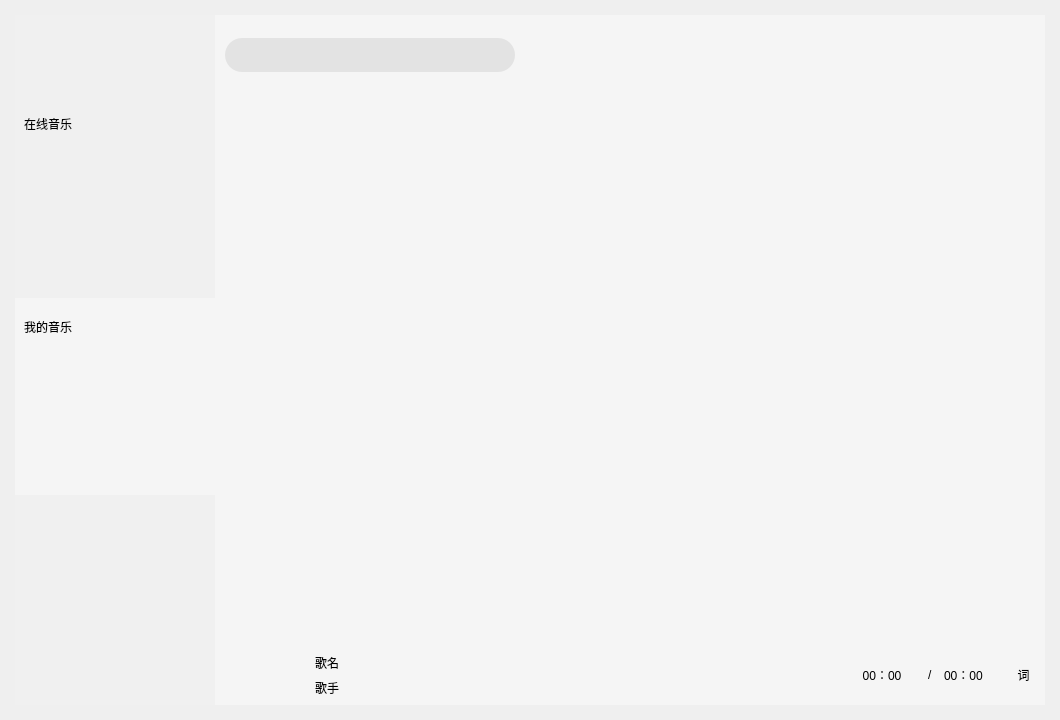
<?xml version="1.0" encoding="UTF-8"?>
<ui version="4.0">
 <class>KuGouMusic</class>
 <widget class="QWidget" name="KuGouMusic">
  <property name="geometry">
   <rect>
    <x>0</x>
    <y>0</y>
    <width>1060</width>
    <height>720</height>
   </rect>
  </property>
  <property name="minimumSize">
   <size>
    <width>1060</width>
    <height>720</height>
   </size>
  </property>
  <property name="maximumSize">
   <size>
    <width>1040</width>
    <height>700</height>
   </size>
  </property>
  <property name="windowTitle">
   <string>KuGouMusic</string>
  </property>
  <layout class="QHBoxLayout" name="horizontalLayout_7">
   <property name="spacing">
    <number>0</number>
   </property>
   <property name="leftMargin">
    <number>3</number>
   </property>
   <property name="topMargin">
    <number>3</number>
   </property>
   <property name="rightMargin">
    <number>3</number>
   </property>
   <property name="bottomMargin">
    <number>3</number>
   </property>
   <item>
    <widget class="QFrame" name="background">
     <property name="minimumSize">
      <size>
       <width>1050</width>
       <height>710</height>
      </size>
     </property>
     <property name="maximumSize">
      <size>
       <width>1050</width>
       <height>710</height>
      </size>
     </property>
     <property name="styleSheet">
      <string notr="true"/>
     </property>
     <layout class="QVBoxLayout" name="verticalLayout_2">
      <property name="spacing">
       <number>0</number>
      </property>
      <property name="leftMargin">
       <number>10</number>
      </property>
      <property name="topMargin">
       <number>10</number>
      </property>
      <property name="rightMargin">
       <number>10</number>
      </property>
      <property name="bottomMargin">
       <number>10</number>
      </property>
      <item>
       <widget class="QWidget" name="head" native="true">
        <property name="minimumSize">
         <size>
          <width>0</width>
          <height>80</height>
         </size>
        </property>
        <property name="maximumSize">
         <size>
          <width>16777215</width>
          <height>80</height>
         </size>
        </property>
        <property name="styleSheet">
         <string notr="true"/>
        </property>
        <layout class="QHBoxLayout" name="horizontalLayout">
         <property name="spacing">
          <number>0</number>
         </property>
         <property name="leftMargin">
          <number>0</number>
         </property>
         <property name="topMargin">
          <number>0</number>
         </property>
         <property name="rightMargin">
          <number>0</number>
         </property>
         <property name="bottomMargin">
          <number>0</number>
         </property>
         <item>
          <widget class="QWidget" name="HeadLeft" native="true">
           <property name="minimumSize">
            <size>
             <width>200</width>
             <height>0</height>
            </size>
           </property>
           <property name="maximumSize">
            <size>
             <width>200</width>
             <height>16777215</height>
            </size>
           </property>
           <property name="styleSheet">
            <string notr="true">#HeadLeft
{
	background-color: #F0F0F0;
}</string>
           </property>
           <layout class="QHBoxLayout" name="horizontalLayout_3">
            <property name="spacing">
             <number>0</number>
            </property>
            <property name="leftMargin">
             <number>0</number>
            </property>
            <property name="topMargin">
             <number>0</number>
            </property>
            <property name="rightMargin">
             <number>0</number>
            </property>
            <property name="bottomMargin">
             <number>0</number>
            </property>
            <item>
             <widget class="QLabel" name="logo">
              <property name="styleSheet">
               <string notr="true">#logo
{
	border-radius: 0px;

	background-image: url(:/Image/KuGou.png);
	background-repeat: no-repeat;
	border: none;
	background-position: center center;
}</string>
              </property>
              <property name="text">
               <string/>
              </property>
             </widget>
            </item>
           </layout>
          </widget>
         </item>
         <item>
          <widget class="QWidget" name="HeadRight" native="true">
           <property name="styleSheet">
            <string notr="true">#HeadRight
{
	background-color: #F5F5F5;
}</string>
           </property>
           <layout class="QHBoxLayout" name="horizontalLayout_2">
            <property name="spacing">
             <number>0</number>
            </property>
            <property name="leftMargin">
             <number>0</number>
            </property>
            <property name="topMargin">
             <number>0</number>
            </property>
            <property name="rightMargin">
             <number>0</number>
            </property>
            <property name="bottomMargin">
             <number>0</number>
            </property>
            <item>
             <widget class="QWidget" name="SearchBox" native="true">
              <property name="minimumSize">
               <size>
                <width>300</width>
                <height>0</height>
               </size>
              </property>
              <property name="maximumSize">
               <size>
                <width>300</width>
                <height>16777215</height>
               </size>
              </property>
              <property name="styleSheet">
               <string notr="true"/>
              </property>
              <layout class="QHBoxLayout" name="horizontalLayout_4">
               <property name="spacing">
                <number>0</number>
               </property>
               <property name="leftMargin">
                <number>10</number>
               </property>
               <property name="topMargin">
                <number>0</number>
               </property>
               <property name="rightMargin">
                <number>0</number>
               </property>
               <property name="bottomMargin">
                <number>0</number>
               </property>
               <item>
                <widget class="QLineEdit" name="lineEdit">
                 <property name="minimumSize">
                  <size>
                   <width>0</width>
                   <height>34</height>
                  </size>
                 </property>
                 <property name="styleSheet">
                  <string notr="true">#lineEdit
{
	background-color: #E3E3E3;
	border: none;
	border-radius: 17px;
	padding-left: 17px;
}</string>
                 </property>
                </widget>
               </item>
              </layout>
             </widget>
            </item>
            <item>
             <widget class="QWidget" name="SettingBox" native="true">
              <property name="styleSheet">
               <string notr="true">QPushButton
{
	border-radius: 0px;
	background-repeat: no-repeat;
	border: none;
	background-position: center center;
}
QPushButton:hover
{
	background-color: rgba(230, 0, 0, 5);
}</string>
              </property>
              <layout class="QHBoxLayout" name="horizontalLayout_5">
               <item>
                <spacer name="horizontalSpacer">
                 <property name="orientation">
                  <enum>Qt::Horizontal</enum>
                 </property>
                 <property name="sizeHint" stdset="0">
                  <size>
                   <width>417</width>
                   <height>20</height>
                  </size>
                 </property>
                </spacer>
               </item>
               <item>
                <widget class="QPushButton" name="skin">
                 <property name="minimumSize">
                  <size>
                   <width>30</width>
                   <height>30</height>
                  </size>
                 </property>
                 <property name="maximumSize">
                  <size>
                   <width>30</width>
                   <height>30</height>
                  </size>
                 </property>
                 <property name="styleSheet">
                  <string notr="true">background-image: url(:/Image/skin.png);</string>
                 </property>
                 <property name="text">
                  <string/>
                 </property>
                </widget>
               </item>
               <item>
                <widget class="QPushButton" name="min">
                 <property name="minimumSize">
                  <size>
                   <width>30</width>
                   <height>30</height>
                  </size>
                 </property>
                 <property name="maximumSize">
                  <size>
                   <width>30</width>
                   <height>30</height>
                  </size>
                 </property>
                 <property name="styleSheet">
                  <string notr="true">background-image: url(:/Image/min.png);</string>
                 </property>
                 <property name="text">
                  <string/>
                 </property>
                </widget>
               </item>
               <item>
                <widget class="QPushButton" name="max">
                 <property name="minimumSize">
                  <size>
                   <width>30</width>
                   <height>30</height>
                  </size>
                 </property>
                 <property name="maximumSize">
                  <size>
                   <width>30</width>
                   <height>30</height>
                  </size>
                 </property>
                 <property name="styleSheet">
                  <string notr="true">background-image: url(:/Image/max.png);</string>
                 </property>
                 <property name="text">
                  <string/>
                 </property>
                </widget>
               </item>
               <item>
                <widget class="QPushButton" name="quit">
                 <property name="minimumSize">
                  <size>
                   <width>30</width>
                   <height>30</height>
                  </size>
                 </property>
                 <property name="maximumSize">
                  <size>
                   <width>30</width>
                   <height>30</height>
                  </size>
                 </property>
                 <property name="styleSheet">
                  <string notr="true">background-image: url(:/Image/quit.png);</string>
                 </property>
                 <property name="text">
                  <string/>
                 </property>
                </widget>
               </item>
              </layout>
             </widget>
            </item>
           </layout>
          </widget>
         </item>
        </layout>
       </widget>
      </item>
      <item>
       <widget class="QWidget" name="body" native="true">
        <property name="styleSheet">
         <string notr="true"/>
        </property>
        <layout class="QHBoxLayout" name="horizontalLayout_6">
         <property name="spacing">
          <number>0</number>
         </property>
         <property name="leftMargin">
          <number>0</number>
         </property>
         <property name="topMargin">
          <number>0</number>
         </property>
         <property name="rightMargin">
          <number>0</number>
         </property>
         <property name="bottomMargin">
          <number>0</number>
         </property>
         <item>
          <widget class="QWidget" name="BodyLeft" native="true">
           <property name="maximumSize">
            <size>
             <width>200</width>
             <height>16777215</height>
            </size>
           </property>
           <property name="styleSheet">
            <string notr="true">#BodyLeft
{
	background-color:#F0F0F0;
}</string>
           </property>
           <layout class="QVBoxLayout" name="verticalLayout_3">
            <property name="spacing">
             <number>0</number>
            </property>
            <property name="leftMargin">
             <number>0</number>
            </property>
            <property name="topMargin">
             <number>0</number>
            </property>
            <property name="rightMargin">
             <number>0</number>
            </property>
            <property name="bottomMargin">
             <number>0</number>
            </property>
            <item>
             <widget class="QWidget" name="leftBox" native="true">
              <property name="minimumSize">
               <size>
                <width>200</width>
                <height>400</height>
               </size>
              </property>
              <property name="maximumSize">
               <size>
                <width>200</width>
                <height>400</height>
               </size>
              </property>
              <property name="styleSheet">
               <string notr="true"/>
              </property>
              <layout class="QVBoxLayout" name="verticalLayout_4">
               <property name="leftMargin">
                <number>0</number>
               </property>
               <property name="topMargin">
                <number>0</number>
               </property>
               <property name="rightMargin">
                <number>0</number>
               </property>
               <property name="bottomMargin">
                <number>0</number>
               </property>
               <item>
                <widget class="QWidget" name="OnlineMusic" native="true">
                 <property name="styleSheet">
                  <string notr="true">background-color:#f0f0f0</string>
                 </property>
                 <layout class="QVBoxLayout" name="verticalLayout_6">
                  <item>
                   <widget class="QLabel" name="OnlineMusicText">
                    <property name="text">
                     <string>在线音乐</string>
                    </property>
                   </widget>
                  </item>
                  <item>
                   <widget class="btForm" name="rec" native="true">
                    <property name="styleSheet">
                     <string notr="true"/>
                    </property>
                   </widget>
                  </item>
                  <item>
                   <widget class="btForm" name="music" native="true"/>
                  </item>
                  <item>
                   <widget class="btForm" name="radio" native="true"/>
                  </item>
                 </layout>
                </widget>
               </item>
               <item>
                <widget class="QWidget" name="MyMusic" native="true">
                 <property name="styleSheet">
                  <string notr="true">background-color:#f5f5f5</string>
                 </property>
                 <layout class="QVBoxLayout" name="verticalLayout_5">
                  <item>
                   <widget class="QLabel" name="MyMusicText">
                    <property name="text">
                     <string>我的音乐</string>
                    </property>
                   </widget>
                  </item>
                  <item>
                   <widget class="btForm" name="like" native="true">
                    <property name="styleSheet">
                     <string notr="true"/>
                    </property>
                   </widget>
                  </item>
                  <item>
                   <widget class="btForm" name="local" native="true"/>
                  </item>
                  <item>
                   <widget class="btForm" name="recent" native="true"/>
                  </item>
                 </layout>
                </widget>
               </item>
              </layout>
             </widget>
            </item>
            <item>
             <spacer name="verticalSpacer">
              <property name="orientation">
               <enum>Qt::Vertical</enum>
              </property>
              <property name="sizeHint" stdset="0">
               <size>
                <width>20</width>
                <height>217</height>
               </size>
              </property>
             </spacer>
            </item>
           </layout>
          </widget>
         </item>
         <item>
          <widget class="QWidget" name="BodyRight" native="true">
           <property name="minimumSize">
            <size>
             <width>840</width>
             <height>0</height>
            </size>
           </property>
           <property name="maximumSize">
            <size>
             <width>840</width>
             <height>16777215</height>
            </size>
           </property>
           <property name="styleSheet">
            <string notr="true">#BodyRight
{
	background-color:#F5F5F5;
}</string>
           </property>
           <layout class="QVBoxLayout" name="verticalLayout_7">
            <property name="spacing">
             <number>0</number>
            </property>
            <property name="leftMargin">
             <number>0</number>
            </property>
            <property name="topMargin">
             <number>0</number>
            </property>
            <property name="rightMargin">
             <number>0</number>
            </property>
            <property name="bottomMargin">
             <number>0</number>
            </property>
            <item>
             <widget class="QStackedWidget" name="stackedWidget">
              <property name="currentIndex">
               <number>5</number>
              </property>
              <widget class="QWidget" name="recPage">
               <widget class="QScrollArea" name="scrollArea">
                <property name="geometry">
                 <rect>
                  <x>0</x>
                  <y>0</y>
                  <width>830</width>
                  <height>500</height>
                 </rect>
                </property>
                <property name="styleSheet">
                 <string notr="true">border: none;</string>
                </property>
                <property name="widgetResizable">
                 <bool>true</bool>
                </property>
                <widget class="QWidget" name="scrollAreaWidgetContents">
                 <property name="geometry">
                  <rect>
                   <x>0</x>
                   <y>0</y>
                   <width>830</width>
                   <height>500</height>
                  </rect>
                 </property>
                 <layout class="QVBoxLayout" name="verticalLayout">
                  <item>
                   <widget class="QLabel" name="recText">
                    <property name="minimumSize">
                     <size>
                      <width>0</width>
                      <height>50</height>
                     </size>
                    </property>
                    <property name="maximumSize">
                     <size>
                      <width>16777215</width>
                      <height>50</height>
                     </size>
                    </property>
                    <property name="font">
                     <font>
                      <family>Arial</family>
                      <pointsize>24</pointsize>
                     </font>
                    </property>
                    <property name="text">
                     <string>推荐</string>
                    </property>
                   </widget>
                  </item>
                  <item>
                   <widget class="QLabel" name="recMusicText">
                    <property name="minimumSize">
                     <size>
                      <width>0</width>
                      <height>20</height>
                     </size>
                    </property>
                    <property name="maximumSize">
                     <size>
                      <width>16777215</width>
                      <height>20</height>
                     </size>
                    </property>
                    <property name="font">
                     <font>
                      <family>Arial</family>
                      <pointsize>14</pointsize>
                     </font>
                    </property>
                    <property name="text">
                     <string>HI! XXX, 今日为您推荐</string>
                    </property>
                   </widget>
                  </item>
                  <item>
                   <widget class="RecBox" name="recMusicBox" native="true"/>
                  </item>
                  <item>
                   <widget class="QLabel" name="supplyMusicText">
                    <property name="minimumSize">
                     <size>
                      <width>0</width>
                      <height>20</height>
                     </size>
                    </property>
                    <property name="maximumSize">
                     <size>
                      <width>16777215</width>
                      <height>20</height>
                     </size>
                    </property>
                    <property name="font">
                     <font>
                      <family>Arial</family>
                      <pointsize>14</pointsize>
                     </font>
                    </property>
                    <property name="text">
                     <string>TextLabel</string>
                    </property>
                   </widget>
                  </item>
                  <item>
                   <widget class="RecBox" name="supplyMusicBox" native="true"/>
                  </item>
                 </layout>
                </widget>
               </widget>
              </widget>
              <widget class="QWidget" name="musicPage">
               <widget class="QLabel" name="label_2">
                <property name="geometry">
                 <rect>
                  <x>380</x>
                  <y>210</y>
                  <width>72</width>
                  <height>15</height>
                 </rect>
                </property>
                <property name="text">
                 <string>label2</string>
                </property>
               </widget>
              </widget>
              <widget class="QWidget" name="radioPage"/>
              <widget class="CommonPage" name="likePage"/>
              <widget class="DownPage" name="localPage"/>
              <widget class="RecentPage" name="recentPage"/>
             </widget>
            </item>
            <item>
             <widget class="MusicSlider" name="ProcessBar" native="true">
              <property name="minimumSize">
               <size>
                <width>0</width>
                <height>20</height>
               </size>
              </property>
              <property name="maximumSize">
               <size>
                <width>16777215</width>
                <height>20</height>
               </size>
              </property>
              <property name="styleSheet">
               <string notr="true"/>
              </property>
             </widget>
            </item>
            <item>
             <widget class="QWidget" name="ControlBox" native="true">
              <property name="minimumSize">
               <size>
                <width>0</width>
                <height>60</height>
               </size>
              </property>
              <property name="maximumSize">
               <size>
                <width>16777215</width>
                <height>60</height>
               </size>
              </property>
              <layout class="QHBoxLayout" name="horizontalLayout_10">
               <property name="spacing">
                <number>0</number>
               </property>
               <property name="leftMargin">
                <number>0</number>
               </property>
               <property name="topMargin">
                <number>0</number>
               </property>
               <property name="rightMargin">
                <number>0</number>
               </property>
               <property name="bottomMargin">
                <number>0</number>
               </property>
               <item>
                <widget class="QWidget" name="play1" native="true">
                 <property name="styleSheet">
                  <string notr="true"/>
                 </property>
                 <widget class="QLabel" name="MusicImage">
                  <property name="geometry">
                   <rect>
                    <x>30</x>
                    <y>5</y>
                    <width>50</width>
                    <height>50</height>
                   </rect>
                  </property>
                  <property name="minimumSize">
                   <size>
                    <width>50</width>
                    <height>50</height>
                   </size>
                  </property>
                  <property name="maximumSize">
                   <size>
                    <width>50</width>
                    <height>50</height>
                   </size>
                  </property>
                  <property name="text">
                   <string/>
                  </property>
                 </widget>
                 <widget class="QLabel" name="MusicSinger">
                  <property name="geometry">
                   <rect>
                    <x>100</x>
                    <y>30</y>
                    <width>155</width>
                    <height>25</height>
                   </rect>
                  </property>
                  <property name="text">
                   <string>歌手</string>
                  </property>
                 </widget>
                 <widget class="QLabel" name="MusicName">
                  <property name="geometry">
                   <rect>
                    <x>100</x>
                    <y>5</y>
                    <width>155</width>
                    <height>25</height>
                   </rect>
                  </property>
                  <property name="text">
                   <string>歌名</string>
                  </property>
                 </widget>
                </widget>
               </item>
               <item>
                <widget class="QWidget" name="play2" native="true">
                 <property name="styleSheet">
                  <string notr="true">QPushButton
{
	border: none;
	background-repeat: no-repeat;
	background-position: center center;
}
QPushButton:hover
{
	background-color: rgba(220, 220, 220, 0.5);
}</string>
                 </property>
                 <layout class="QHBoxLayout" name="horizontalLayout_8">
                  <property name="spacing">
                   <number>0</number>
                  </property>
                  <property name="leftMargin">
                   <number>0</number>
                  </property>
                  <property name="topMargin">
                   <number>0</number>
                  </property>
                  <property name="bottomMargin">
                   <number>0</number>
                  </property>
                  <item>
                   <widget class="QPushButton" name="playMode">
                    <property name="minimumSize">
                     <size>
                      <width>30</width>
                      <height>30</height>
                     </size>
                    </property>
                    <property name="maximumSize">
                     <size>
                      <width>30</width>
                      <height>30</height>
                     </size>
                    </property>
                    <property name="styleSheet">
                     <string notr="true"/>
                    </property>
                    <property name="text">
                     <string/>
                    </property>
                   </widget>
                  </item>
                  <item>
                   <widget class="QPushButton" name="playPrev">
                    <property name="minimumSize">
                     <size>
                      <width>30</width>
                      <height>30</height>
                     </size>
                    </property>
                    <property name="maximumSize">
                     <size>
                      <width>30</width>
                      <height>30</height>
                     </size>
                    </property>
                    <property name="styleSheet">
                     <string notr="true">#playPrev
{
 background-image: url(:/Image/before.png);
}</string>
                    </property>
                    <property name="text">
                     <string/>
                    </property>
                   </widget>
                  </item>
                  <item>
                   <widget class="QPushButton" name="play">
                    <property name="minimumSize">
                     <size>
                      <width>30</width>
                      <height>30</height>
                     </size>
                    </property>
                    <property name="maximumSize">
                     <size>
                      <width>30</width>
                      <height>30</height>
                     </size>
                    </property>
                    <property name="styleSheet">
                     <string notr="true"/>
                    </property>
                    <property name="text">
                     <string/>
                    </property>
                   </widget>
                  </item>
                  <item>
                   <widget class="QPushButton" name="playDown">
                    <property name="minimumSize">
                     <size>
                      <width>30</width>
                      <height>30</height>
                     </size>
                    </property>
                    <property name="maximumSize">
                     <size>
                      <width>30</width>
                      <height>30</height>
                     </size>
                    </property>
                    <property name="styleSheet">
                     <string notr="true">#playDown
{
 background-image: url(:/Image/next.png);
}</string>
                    </property>
                    <property name="text">
                     <string/>
                    </property>
                   </widget>
                  </item>
                  <item>
                   <widget class="QPushButton" name="volume">
                    <property name="minimumSize">
                     <size>
                      <width>30</width>
                      <height>30</height>
                     </size>
                    </property>
                    <property name="maximumSize">
                     <size>
                      <width>30</width>
                      <height>30</height>
                     </size>
                    </property>
                    <property name="styleSheet">
                     <string notr="true">#volume
{
 background-image: url(:/Image/voice.png);
}</string>
                    </property>
                    <property name="text">
                     <string/>
                    </property>
                   </widget>
                  </item>
                  <item>
                   <widget class="QPushButton" name="addLocal">
                    <property name="minimumSize">
                     <size>
                      <width>30</width>
                      <height>30</height>
                     </size>
                    </property>
                    <property name="maximumSize">
                     <size>
                      <width>30</width>
                      <height>30</height>
                     </size>
                    </property>
                    <property name="styleSheet">
                     <string notr="true">#addLocal
{
 background-image: url(:/Image/add.png);
}</string>
                    </property>
                    <property name="text">
                     <string/>
                    </property>
                   </widget>
                  </item>
                 </layout>
                </widget>
               </item>
               <item>
                <widget class="QWidget" name="play3" native="true">
                 <property name="styleSheet">
                  <string notr="true"/>
                 </property>
                 <layout class="QHBoxLayout" name="horizontalLayout_9">
                  <item>
                   <widget class="QLabel" name="labelNull">
                    <property name="text">
                     <string/>
                    </property>
                   </widget>
                  </item>
                  <item>
                   <widget class="QLabel" name="currentTime">
                    <property name="text">
                     <string>  00：00</string>
                    </property>
                   </widget>
                  </item>
                  <item>
                   <widget class="QLabel" name="line">
                    <property name="maximumSize">
                     <size>
                      <width>10</width>
                      <height>16777215</height>
                     </size>
                    </property>
                    <property name="text">
                     <string>/</string>
                    </property>
                   </widget>
                  </item>
                  <item>
                   <widget class="QLabel" name="totalTime">
                    <property name="text">
                     <string>00：00</string>
                    </property>
                   </widget>
                  </item>
                  <item>
                   <widget class="QPushButton" name="lrcWord">
                    <property name="minimumSize">
                     <size>
                      <width>30</width>
                      <height>30</height>
                     </size>
                    </property>
                    <property name="maximumSize">
                     <size>
                      <width>30</width>
                      <height>30</height>
                     </size>
                    </property>
                    <property name="styleSheet">
                     <string notr="true">#lrcWord
{
	border: none;
	background-repeat: no-repeat;
	background-position: center center;
	padding-right : 15px;
}
QPushButton:hover
{
	background-color: rgba(220,220,220,0.5);
}</string>
                    </property>
                    <property name="text">
                     <string>词</string>
                    </property>
                   </widget>
                  </item>
                 </layout>
                </widget>
               </item>
              </layout>
             </widget>
            </item>
           </layout>
          </widget>
         </item>
        </layout>
       </widget>
      </item>
     </layout>
    </widget>
   </item>
  </layout>
 </widget>
 <customwidgets>
  <customwidget>
   <class>btForm</class>
   <extends>QWidget</extends>
   <header location="global">btform.h</header>
   <container>1</container>
  </customwidget>
  <customwidget>
   <class>RecBox</class>
   <extends>QWidget</extends>
   <header location="global">recbox.h</header>
   <container>1</container>
  </customwidget>
  <customwidget>
   <class>CommonPage</class>
   <extends>QWidget</extends>
   <header>commonpage.h</header>
   <container>1</container>
  </customwidget>
  <customwidget>
   <class>MusicSlider</class>
   <extends>QWidget</extends>
   <header location="global">musicslider.h</header>
   <container>1</container>
  </customwidget>
  <customwidget>
   <class>DownPage</class>
   <extends>QWidget</extends>
   <header>downpage.h</header>
   <container>1</container>
  </customwidget>
  <customwidget>
   <class>RecentPage</class>
   <extends>QWidget</extends>
   <header location="global">recentpage.h</header>
   <container>1</container>
  </customwidget>
 </customwidgets>
 <resources/>
 <connections/>
</ui>
